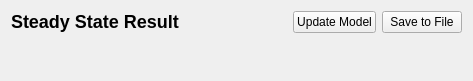
<ui version="4.0" >
<comment> Begin CVS Header </comment>
<comment>   $Source: /fs/turing/cvs/copasi_dev/copasi/UI/CQSteadyStateResult.ui,v $ </comment>
<comment>   $Revision: 1.1.2.1 $ </comment>
<comment>   $Name: Build-33 $ </comment>
<comment>   $Author: shoops $ </comment>
<comment>   $Date: 2011/01/26 13:15:47 $ </comment>
<comment> End CVS Header </comment>

<comment> Copyright (C) 2010 by Pedro Mendes, Virginia Tech Intellectual </comment>
<comment> Properties, Inc., University of Heidelberg, and The University </comment>
<comment> of Manchester. </comment>
<comment> All rights reserved. </comment>

 <comment> All rights reserved. </comment>
 <class>CQSteadyStateResult</class>
 <widget class="CopasiWidget" name="CQSteadyStateResult" >
  <property name="geometry" >
   <rect>
    <x>0</x>
    <y>0</y>
    <width>473</width>
    <height>81</height>
   </rect>
  </property>
  <property name="windowTitle" >
   <string>Steady State Result Window</string>
  </property>
  <property name="caption" stdset="0" >
   <string>Fitting Result</string>
  </property>
  <layout class="QGridLayout" name="gridLayout" >
   <item row="0" column="0" >
    <widget class="QLabel" name="mpLblResult" >
     <property name="sizePolicy" >
      <sizepolicy vsizetype="Preferred" hsizetype="MinimumExpanding" >
       <horstretch>0</horstretch>
       <verstretch>0</verstretch>
      </sizepolicy>
     </property>
     <property name="text" >
      <string>&lt;!DOCTYPE HTML PUBLIC "-//W3C//DTD HTML 4.0//EN" "http://www.w3.org/TR/REC-html40/strict.dtd">
&lt;html>&lt;head>&lt;meta name="qrichtext" content="1" />&lt;style type="text/css">
p, li { white-space: pre-wrap; }
&lt;/style>&lt;/head>&lt;body style=" font-family:'Lucida Grande'; font-size:13pt; font-weight:400; font-style:normal;">
&lt;p style=" margin-top:16px; margin-bottom:12px; margin-left:0px; margin-right:0px; -qt-block-indent:0; text-indent:0px;">&lt;span style=" font-size:x-large; font-weight:600;">Steady State Result&lt;/span>&lt;/p>&lt;/body>&lt;/html></string>
     </property>
     <property name="wordWrap" >
      <bool>false</bool>
     </property>
    </widget>
   </item>
   <item row="0" column="1" >
    <spacer name="mpSpacer" >
     <property name="orientation" >
      <enum>Qt::Horizontal</enum>
     </property>
     <property name="sizeHint" stdset="0" >
      <size>
       <width>0</width>
       <height>20</height>
      </size>
     </property>
    </spacer>
   </item>
   <item row="0" column="2" >
    <widget class="QPushButton" name="mpBtnUpdateModel" >
     <property name="text" >
      <string>Update Model</string>
     </property>
    </widget>
   </item>
   <item row="0" column="3" >
    <widget class="QPushButton" name="mpBtnSave" >
     <property name="text" >
      <string>Save to File</string>
     </property>
    </widget>
   </item>
   <item row="1" column="0" colspan="4" >
    <widget class="StateSubwidget" native="1" name="mpCentralWidget" />
   </item>
  </layout>
 </widget>
 <layoutdefault spacing="6" margin="11" />
 <pixmapfunction>qPixmapFromMimeSource</pixmapfunction>
 <customwidgets>
  <customwidget>
   <class>CopasiWidget</class>
   <extends>QWidget</extends>
   <header>copasi/UI/copasiWidget.h</header>
   <container>1</container>
  </customwidget>
  <customwidget>
   <class>StateSubwidget</class>
   <extends>QWidget</extends>
   <header>copasi/UI/StateSubwidget.h</header>
   <container>1</container>
  </customwidget>
 </customwidgets>
 <includes>
  <include location="local" >copasi/UI/copasiWidget.h</include>
 </includes>
 <resources/>
 <connections>
  <connection>
   <sender>mpBtnSave</sender>
   <signal>clicked()</signal>
   <receiver>CQSteadyStateResult</receiver>
   <slot>slotSave()</slot>
   <hints>
    <hint type="sourcelabel" >
     <x>20</x>
     <y>20</y>
    </hint>
    <hint type="destinationlabel" >
     <x>20</x>
     <y>20</y>
    </hint>
   </hints>
  </connection>
  <connection>
   <sender>mpBtnUpdateModel</sender>
   <signal>clicked()</signal>
   <receiver>CQSteadyStateResult</receiver>
   <slot>slotUpdateModel()</slot>
   <hints>
    <hint type="sourcelabel" >
     <x>20</x>
     <y>20</y>
    </hint>
    <hint type="destinationlabel" >
     <x>20</x>
     <y>20</y>
    </hint>
   </hints>
  </connection>
 </connections>
</ui>
